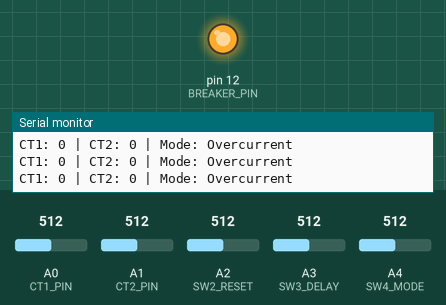
A sketch run on a simulated Arduino Uno, built with avr-gcc and run on an emulated ATmega328P. Shown: output pins drawn as LEDs (lit = HIGH), the last lines printed to the serial monitor. Dashed ring = blinking. The test bench sets the inputs (shaded band); at power-on: A4 (SW4_MODE) = 512, A0 (CT1_PIN) = 512, A1 (CT2_PIN) = 512, A2 (SW2_RESET) = 512, A3 (SW3_DELAY) = 512.

Above: at 1.2 s.
1.3 s: A4 (SW4_MODE) set to 307
2.8 s: A4 (SW4_MODE) set to 290
5.1 s: A0 (CT1_PIN) set to 553
6.6 s: A0 (CT1_PIN) set to 575
At 7.6 s:
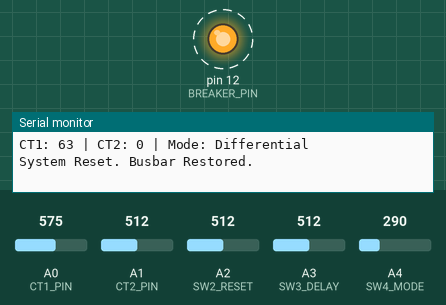
9.6 s: A4 (SW4_MODE) set to 306
At 10.8 s:
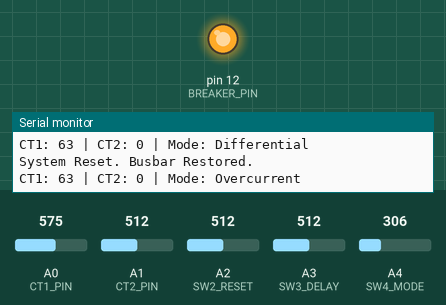
11.4 s: A4 (SW4_MODE) set to 40
At 12.3 s:
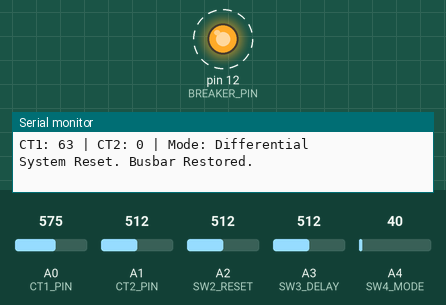
Timing chart, 0 to 15.4 s (numbered marks = the images above; inputs shaded):
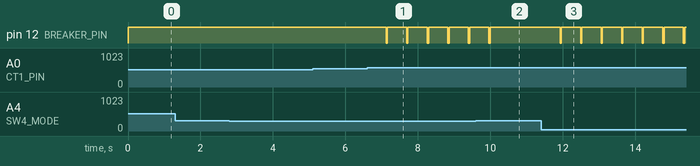

The sketch:

busbar_protection.ino
```cpp
// Busbar Differential & Overcurrent Protection Scheme Using Microcontroller
// Board: Arduino Uno
// Project: Busbar Protection
//
// Pin assignments:
// A0 - CT1 level-shifter output
// A1 - CT2 level-shifter output
// A2 - SW2 manual reset
// A3 - SW3 delay selection (LOW = 2 s, HIGH = 5 s)
// A4 - SW4 mode selection (LOW = differential, HIGH = overcurrent)
// D12 - Optically isolated thyristor-driver control
//
// IMPORTANT:
// This is an educational prototype, not a certified protection relay.
// Verify the sensor scaling, thresholds, switch wiring, firmware behavior,
// and trip-driver polarity using safe, isolated low-voltage tests before use.
// Mains-connected circuits must only be handled under qualified supervision.

const int CT1_PIN = A0;
const int CT2_PIN = A1;
const int SW2_RESET = A2;
const int SW3_DELAY = A3;
const int SW4_MODE = A4;
const int BREAKER_PIN = 12;

// Protection settings: calibrate these values using the actual hardware.
const int BIAS_OFFSET = 512;                 // Nominal 2.5 V bias for 10-bit ADC
const int DIFFERENTIAL_THRESHOLD = 50;       // Differential threshold in ADC counts
const int OVERCURRENT_THRESHOLD = 700;       // Peak threshold in ADC counts

bool isTripped = false;

void setup() {
  pinMode(BREAKER_PIN, OUTPUT);

  // These pins are analog inputs used to read the switch-board voltage.
  pinMode(SW2_RESET, INPUT);
  pinMode(SW3_DELAY, INPUT);
  pinMode(SW4_MODE, INPUT);

  // Assumes HIGH enables the driver and LOW disables its gate command.
  // Confirm this polarity on the actual isolated driver circuit.
  digitalWrite(BREAKER_PIN, HIGH);

  Serial.begin(9600);
  Serial.println("Busbar Protection System Initialized.");
}

void loop() {
  // Read CT channels and remove the nominal level-shifter bias.
  int ct1_raw = analogRead(CT1_PIN) - BIAS_OFFSET;
  int ct2_raw = analogRead(CT2_PIN) - BIAS_OFFSET;

  // Absolute instantaneous samples; these are not RMS measurements.
  int ct1_val = abs(ct1_raw);
  int ct2_val = abs(ct2_raw);

  // Read switch-board signals. Threshold assumes LOW and HIGH voltages
  // are correctly wired and that the inputs never float.
  bool mode_overcurrent = (analogRead(SW4_MODE) > 300);
  bool long_delay = (analogRead(SW3_DELAY) > 300);
  bool reset_pressed = (analogRead(SW2_RESET) > 300);

  unsigned long trip_delay = long_delay ? 5000UL : 2000UL;

  // Manual reset: release the trip latch when reset is requested.
  if (isTripped && reset_pressed) {
    isTripped = false;
    digitalWrite(BREAKER_PIN, HIGH);
    Serial.println("System Reset. Busbar Restored.");
    delay(500);  // Simple debounce; not a safety interlock.
  }

  // Run protection logic only when the trip latch is clear.
  if (!isTripped) {
    if (mode_overcurrent) {
      // Overcurrent mode: delay, then trip if the condition still exists.
      if (ct1_val > OVERCURRENT_THRESHOLD ||
          ct2_val > OVERCURRENT_THRESHOLD) {
        Serial.print("OVERCURRENT FAULT DETECTED! Delay: ");
        Serial.print(trip_delay / 1000);
        Serial.println(" seconds.");

        delay(trip_delay);

        // Re-sample after the delay so a cleared condition does not
        // automatically cause a trip. This is still a simple demonstration,
        // not a validated protection algorithm.
        ct1_raw = analogRead(CT1_PIN) - BIAS_OFFSET;
        ct2_raw = analogRead(CT2_PIN) - BIAS_OFFSET;
        ct1_val = abs(ct1_raw);
        ct2_val = abs(ct2_raw);

        if (ct1_val > OVERCURRENT_THRESHOLD ||
            ct2_val > OVERCURRENT_THRESHOLD) {
          tripSystem("Overcurrent Violation");
        }
      }
    } else {
      // Differential mode: compare magnitudes of the two sampled channels.
      int diff_current = abs(ct1_val - ct2_val);

      if (diff_current > DIFFERENTIAL_THRESHOLD) {
        tripSystem("Busbar Differential Fault");
      }
    }
  }

  // Periodic diagnostics in the Serial Monitor.
  static unsigned long lastLog = 0;
  if (millis() - lastLog > 300UL) {
    Serial.print("CT1: ");
    Serial.print(ct1_val);
    Serial.print(" | CT2: ");
    Serial.print(ct2_val);
    Serial.print(" | Mode: ");
    Serial.println(mode_overcurrent ? "Overcurrent" : "Differential");
    lastLog = millis();
  }
}

// Disable the gate-drive command and latch the trip state.
void tripSystem(const char *reason) {
  isTripped = true;
  digitalWrite(BREAKER_PIN, LOW);

  Serial.print("!!! SYSTEM TRIPPED !!! Reason: ");
  Serial.println(reason);
}
```

Measured:
- the behaviour switches between 562 and 563 on A0 (CT1_PIN) (found by bisection; images 0 and 1)
- after the input at 6.6 s, pin 12 (BREAKER_PIN): alternates HIGH for 0.53 s and LOW for 0.03 s, starting after 0.53 s
- after the input at 9.6 s, pin 12 (BREAKER_PIN): goes on until 10.0 s, then stays HIGH
- after the input at 11.4 s, pin 12 (BREAKER_PIN): alternates HIGH for 0.53 s and LOW for 0.03 s, starting after 0.53 s
